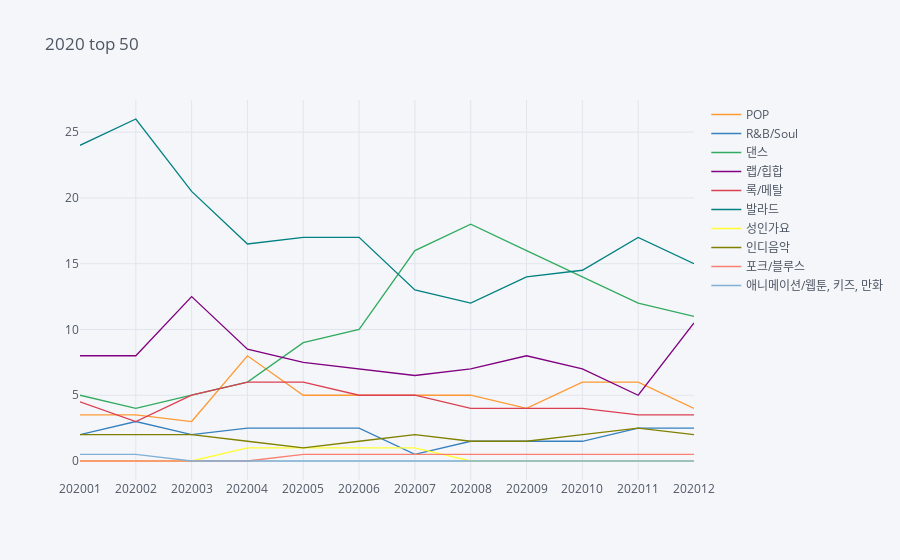

Notebook source saved alongside this figure:
### Code cell
music2020.iplot(kind='line',title='2020 top 50')

### Figure 1 — Plotly figure (JSON) as saved in the notebook; plotly's stock layout.template omitted (floating-point values rounded to 4 significant figures)
{"data": [{"line": {"color": "rgba(255, 153, 51, 1.0)", "dash": "solid", "shape": "linear", "width": 1.3}, "mode": "lines", "name": "POP", "text": "", "type": "scatter", "x": ["202001", "202002", "202003", "202004", "202005", "202006", "202007", "202008", "202009", "202010", "202011", "202012"], "y": [3.5, 3.5, 3, 8, 5, 5, 5, 5, 4, 6, 6, 4]}, {"line": {"color": "rgba(55, 128, 191, 1.0)", "dash": "solid", "shape": "linear", "width": 1.3}, "mode": "lines", "name": "R&B/Soul", "text": "", "type": "scatter", "x": ["202001", "202002", "202003", "202004", "202005", "202006", "202007", "202008", "202009", "202010", "202011", "202012"], "y": [2, 3, 2, 2.5, 2.5, 2.5, 0.5, 1.5, 1.5, 1.5, 2.5, 2.5]}, {"line": {"color": "rgba(50, 171, 96, 1.0)", "dash": "solid", "shape": "linear", "width": 1.3}, "mode": "lines", "name": "댄스", "text": "", "type": "scatter", "x": ["202001", "202002", "202003", "202004", "202005", "202006", "202007", "202008", "202009", "202010", "202011", "202012"], "y": [5, 4, 5, 6, 9, 10, 16, 18, 16, 14, 12, 11]}, {"line": {"color": "rgba(128, 0, 128, 1.0)", "dash": "solid", "shape": "linear", "width": 1.3}, "mode": "lines", "name": "랩/힙합", "text": "", "type": "scatter", "x": ["202001", "202002", "202003", "202004", "202005", "202006", "202007", "202008", "202009", "202010", "202011", "202012"], "y": [8, 8, 12.5, 8.5, 7.5, 7, 6.5, 7, 8, 7, 5, 10.5]}, {"line": {"color": "rgba(219, 64, 82, 1.0)", "dash": "solid", "shape": "linear", "width": 1.3}, "mode": "lines", "name": "록/메탈", "text": "", "type": "scatter", "x": ["202001", "202002", "202003", "202004", "202005", "202006", "202007", "202008", "202009", "202010", "202011", "202012"], "y": [4.5, 3, 5, 6, 6, 5, 5, 4, 4, 4, 3.5, 3.5]}, {"line": {"color": "rgba(0, 128, 128, 1.0)", "dash": "solid", "shape": "linear", "width": 1.3}, "mode": "lines", "name": "발라드", "text": "", "type": "scatter", "x": ["202001", "202002", "202003", "202004", "202005", "202006", "202007", "202008", "202009", "202010", "202011", "202012"], "y": [24, 26, 20.5, 16.5, 17, 17, 13, 12, 14, 14.5, 17, 15]}, {"line": {"color": "rgba(255, 255, 51, 1.0)", "dash": "solid", "shape": "linear", "width": 1.3}, "mode": "lines", "name": "성인가요", "text": "", "type": "scatter", "x": ["202001", "202002", "202003", "202004", "202005", "202006", "202007", "202008", "202009", "202010", "202011", "202012"], "y": [0, 0, 0, 1, 1, 1, 1, 0, 0, 0, 0, 0]}, {"line": {"color": "rgba(128, 128, 0, 1.0)", "dash": "solid", "shape": "linear", "width": 1.3}, "mode": "lines", "name": "인디음악", "text": "", "type": "scatter", "x": ["202001", "202002", "202003", "202004", "202005", "202006", "202007", "202008", "202009", "202010", "202011", "202012"], "y": [2, 2, 2, 1.5, 1, 1.5, 2, 1.5, 1.5, 2, 2.5, 2]}, {"line": {"color": "rgba(251, 128, 114, 1.0)", "dash": "solid", "shape": "linear", "width": 1.3}, "mode": "lines", "name": "포크/블루스", "text": "", "type": "scatter", "x": ["202001", "202002", "202003", "202004", "202005", "202006", "202007", "202008", "202009", "202010", "202011", "202012"], "y": [0, 0, 0, 0, 0.5, 0.5, 0.5, 0.5, 0.5, 0.5, 0.5, 0.5]}, {"line": {"color": "rgba(128, 177, 211, 1.0)", "dash": "solid", "shape": "linear", "width": 1.3}, "mode": "lines", "name": "애니메이션/웹툰, 키즈, 만화", "text": "", "type": "scatter", "x": ["202001", "202002", "202003", "202004", "202005", "202006", "202007", "202008", "202009", "202010", "202011", "202012"], "y": [0.5, 0.5, 0, 0, 0, 0, 0, 0, 0, 0, 0, 0]}], "layout": {"legend": {"bgcolor": "#F5F6F9", "font": {"color": "#4D5663"}}, "paper_bgcolor": "#F5F6F9", "plot_bgcolor": "#F5F6F9", "title": {"font": {"color": "#4D5663"}, "text": "2020 top 50"}, "xaxis": {"gridcolor": "#E1E5ED", "showgrid": true, "tickfont": {"color": "#4D5663"}, "title": {"font": {"color": "#4D5663"}, "text": ""}, "zerolinecolor": "#E1E5ED"}, "yaxis": {"gridcolor": "#E1E5ED", "showgrid": true, "tickfont": {"color": "#4D5663"}, "title": {"font": {"color": "#4D5663"}, "text": ""}, "zerolinecolor": "#E1E5ED"}}}
